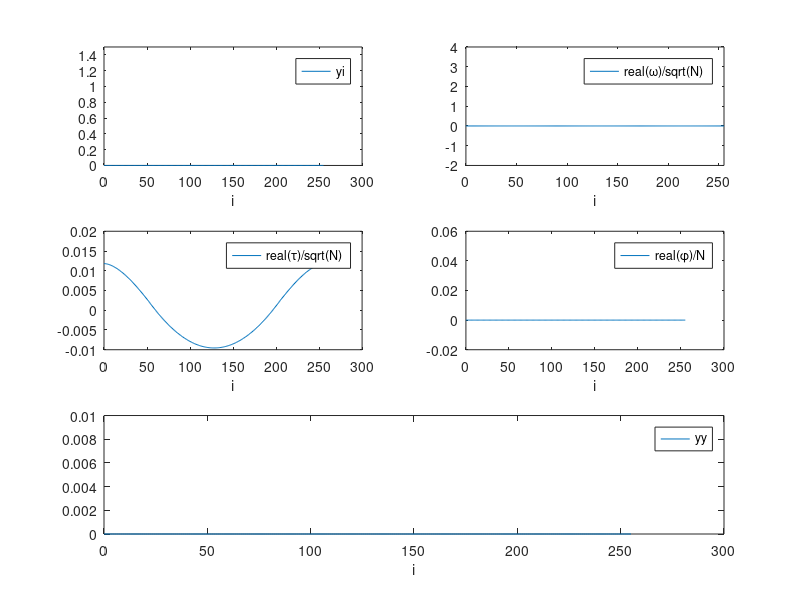

MATLAB code to generate this figure:
% W9TRAJ1S
% Incoherent case, Fourier transformation of a periodic
% structure using as transfer function: Bessel


function W9TRAJ1S;
% Object: Sum of step functions
i = (0:1:255);

b = 2;
qq = 14;
Lamda = 0.0005;
fn = 10;
yi = 0;
for n=0:qq
    yi = yi + (logical(i-(4*(2*n+1)+2)*b)>=0) - (logical(i-(4*(2*n+1)+4)*b)>=0);    
end;


figure(1);
subplot(3,2,1);
plot(i,yi);
axis([0 300 0 1.5]);
xlabel('i');
legend('yi');

% FT of the Object y is c

Omega = fft(yi);
N = length(Omega);

subplot(3,2,2);
plot(i,real(Omega)/sqrt(N));
axis([0 255 -2 4]);
xlabel('i');
legend('real(\omega)/sqrt(N)');

% Ft of spread function is transfer function Tau
% f#=f/2a=fn

Si = 4*(besselj(1,((pi*i)/(fn*Lamda*255)))./((pi*i)/(fn*Lamda*255))).^2;
Si(1)=0; % error correction, division by zero at first element
Tau = fft(Si);
N = length(Tau);

subplot(3,2,3);
plot(i,real(Tau)/sqrt(N));
axis([0 300 -0.01 0.02]);
xlabel('i');
legend('real(\tau)/sqrt(N)');

% Product of FT of object and FT of spread function(transfer function) is Phi
Phi = (Tau.*Omega);

subplot(3,2,4);
plot(i,real(Phi)/N);
axis([0 300 -0.02 0.06]);
xlabel('i');
legend('real(\phi)/N');

% Image
% FT (inverse) of the Product of FT of object and FT of transfer function
yy= ifft(Phi/sqrt(N));
N2 = length(Phi);

subplot(3,1,3);
plot(i,yy);
axis([0 300 0 0.01]);
xlabel('i');
legend('yy');
